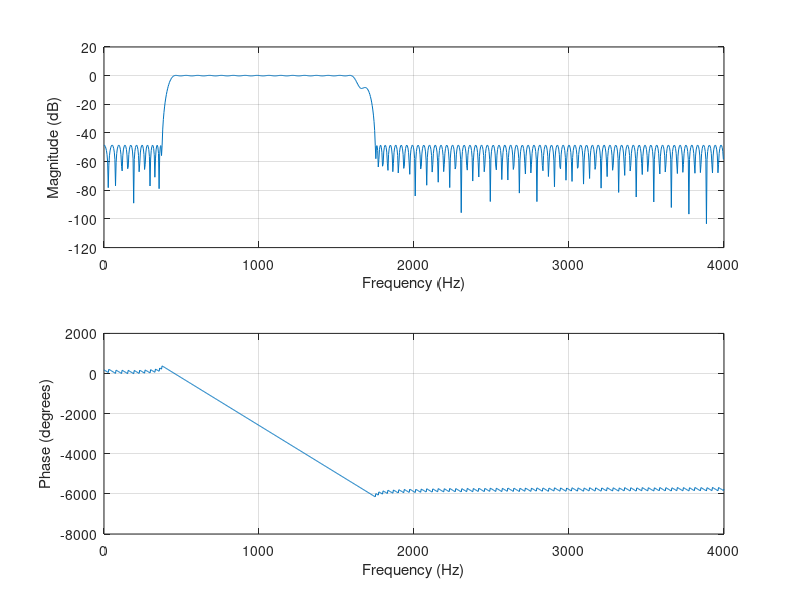

MATLAB code for this plot:
% RTDSP LAB 4
% Mattin Mir-Tahmasebi & Ahmed Ibrahim
% Imperial College London 2016 

%%%%%%%%%%%%%%%%%%%%%%%%%%%%%%%%%%%%%%%%%%%%%%%%%%%%%%%%%%%%%%%%%%%%%%%%%%%
%%%%%%%%%%%%%%%%%%%%%%%%%%%%  firpmord  %%%%%%%%%%%%%%%%%%%%%%%%%%%%%%%%%%%
%%%%%%%%%%%%%%%%%%%%%%%%%%%%%%%%%%%%%%%%%%%%%%%%%%%%%%%%%%%%%%%%%%%%%%%%%%%

% Setting the frequencies for the stop/passband cutoffs
freqStop1 = 375;
freqPass1 = 450;
freqPass2 = 1600;
freqStop2 = 1750;

% Specufying the desired amplitudes at the stopbands/passband
% The ampStop values are the amplitudes until the first cutoff and after
% the last cutoff, respectively. ampPass is the amplitude between the 
% 2nd and 3rd cutoff. Between the 1st/2nd and 3rd/4th cutoffs are 
% transition periods where the amplitude is changing so it doesnt make
% sense to specify an amplitude.
ampStop1 = 0;
ampPass = 1;
ampStop2 = 0;

% Specifying the deired amplitude deviation at the stopbands/passband
% Same explanation as aboe for why there are 3 values.
devStop_dB = -48;
devPass_dB = 0.4;

% Convering dB to absolute values
devStop1 = 10^(devStop_dB/20);
devPass = (10^(devPass_dB/20)-1)/(10^(devPass_dB/20)+1);
devStop2 = 10^(devStop_dB/20);

% Sampling frequency
fs = 8000;

% Cell array to hold output of firpmord
% n : filter order
% fo : frequency vector
% ao : amplitude response vector
% w : weights
[n, fo, ao, w] = firpmord([freqStop1 freqPass1 freqPass2 freqStop2], ...
        [ampStop1 ampPass ampStop2], [devStop1 devPass devStop2], fs);

%%%%%%%%%%%%%%%%%%%%%%%%%%%%%%%%%%%%%%%%%%%%%%%%%%%%%%%%%%%%%%%%%%%%%%%%%%%
%%%%%%%%%%%%%%%%%%%%%%%%%%%%%%% firpm %%%%%%%%%%%%%%%%%%%%%%%%%%%%%%%%%%%%%
%%%%%%%%%%%%%%%%%%%%%%%%%%%%%%%%%%%%%%%%%%%%%%%%%%%%%%%%%%%%%%%%%%%%%%%%%%%

% row vector of n+1 coefficients of the order n FIR filter whose 
% frequency-amplitude characteristics match those given by vectors f and a
order = n+4;
b = firpm(order, fo, ao, w);

%%%%%%%%%%%%%%%%%%%%%%%%%%%%%%%%%%%%%%%%%%%%%%%%%%%%%%%%%%%%%%%%%%%%%%%%%%%
%%%%%%%%%%%%%%%%%%%%%%%%%%%%%% Output %%%%%%%%%%%%%%%%%%%%%%%%%%%%%%%%%%%%%
%%%%%%%%%%%%%%%%%%%%%%%%%%%%%%%%%%%%%%%%%%%%%%%%%%%%%%%%%%%%%%%%%%%%%%%%%%%

% Save coefficients to a text file 'fir_coefs.txt'
format long;
dlmwrite('H:\RTDSPlab\lab4\RTDSP\fir_coefs.txt', b, '\n');

% Plotting freq response
freqz(b,1,1024,fs);
